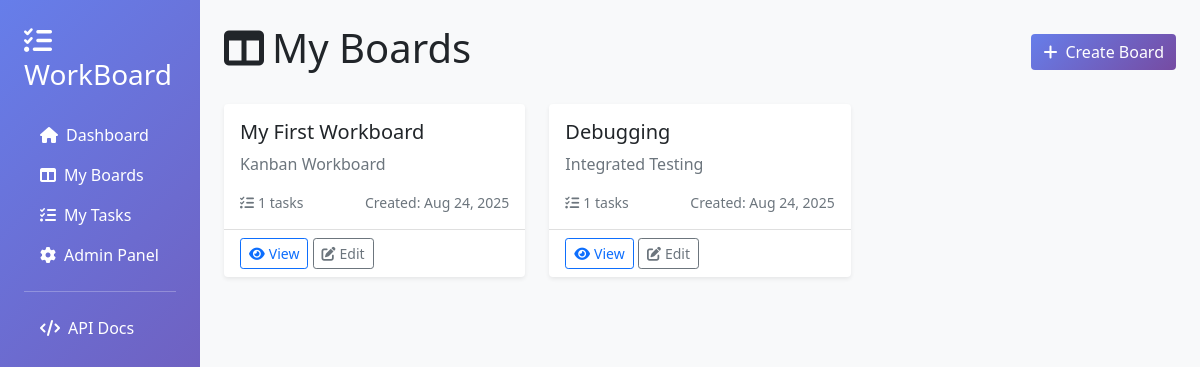
Page /boards/ (signed in) on the committed database.
### boards/models.py (models this page shows, shortened)
class Board(models.Model):
    name = models.CharField(max_length=255)
    description = models.TextField(blank=True)
    owner = models.ForeignKey(
        CustomUser,
        on_delete=models.CASCADE,
        related_name='boards'
    )
    created_at = models.DateTimeField(auto_now_add=True)
    updated_at = models.DateTimeField(auto_now=True)
    class Meta:
        ordering = ['-created_at']

### boards/views_web.py (the view)
# urls.py: path('boards/', views_web.boards_list, name='boards_list'),
@login_required
def boards_list(request):
    user = request.user
    boards = Board.objects.filter(
        Q(owner=user) | Q(tasks__assignee=user)
    ).distinct().order_by('-created_at')
    context = {
        'boards': boards,
    }
    return render(request, 'boards_list.html', context)

### templates/boards_list.html (shortened to what this page needs)
{% extends 'base.html' %}
{% block content %}
<div class="row">
    <div class="col-12 d-flex justify-content-between align-items-center mb-4">
        <h1><i class="fas fa-columns me-2"></i>My Boards</h1>
        <a href="{% url 'board_create' %}" class="btn btn-primary">
            <i class="fas fa-plus me-2"></i>Create Board
        </a>
    </div>
</div>
<div class="row">
    {% if boards %}
        {% for board in boards %}
        <div class="col-md-6 col-lg-4 mb-4">
            <div class="card h-100">
                <div class="card-body">
                    <h5 class="card-title">{{ board.name }}</h5>
                    <p class="card-text text-muted">{{ board.description|truncatewords:20 }}</p>
                    <div class="d-flex justify-content-between align-items-center">
                        <small class="text-muted">
                            <i class="fas fa-tasks me-1"></i>{{ board.tasks.count }} tasks
                        </small>
                        <small class="text-muted">
                            Created: {{ board.created_at|date:"M d, Y" }}
                        </small>
                    </div>
                </div>
                <div class="card-footer bg-transparent">
                    <a href="{% url 'board_detail' board.id %}" class="btn btn-outline-primary btn-sm">
                        <i class="fas fa-eye me-1"></i>View
                    </a>
                    {% if board.owner == user %}
                    <a href="{% url 'board_edit' board.id %}" class="btn btn-outline-secondary btn-sm">
                        <i class="fas fa-edit me-1"></i>Edit
                    </a>
                    {% endif %}
                </div>
            </div>
        </div>
        {% endfor %}
    {% endif %}
</div>
{% endblock %}

### templates/base.html (style rules this page uses)
.card { border: none; box-shadow: 0 0.125rem 0.25rem rgba(0, 0, 0, 0.075); transition: transform 0.2s; }
.btn-primary { background: linear-gradient(135deg, #667eea 0%, #764ba2 100%); border: none; }

### rows in the picture
Board: name "My First Workboard", description "Kanban Workboard", tasks.count "1", created_at "Aug 24, 2025", shows "Edit"
Board: name "Debugging", description "Integrated Testing", tasks.count "1", created_at "Aug 24, 2025", shows "Edit"
